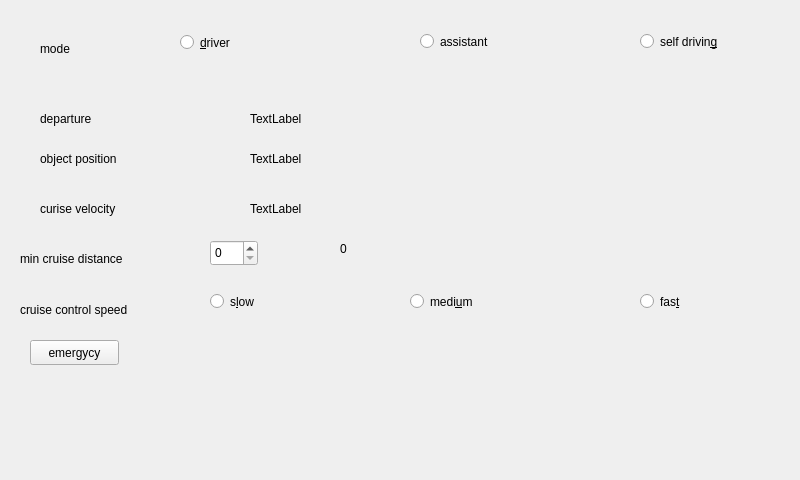
<?xml version="1.0" encoding="UTF-8"?>
<ui version="4.0">
 <class>Form</class>
 <widget class="QWidget" name="Form">
  <property name="geometry">
   <rect>
    <x>0</x>
    <y>0</y>
    <width>800</width>
    <height>480</height>
   </rect>
  </property>
  <property name="windowTitle">
   <string>Form</string>
  </property>
  <widget class="QRadioButton" name="rbdriver">
   <property name="geometry">
    <rect>
     <x>180</x>
     <y>32</y>
     <width>111</width>
     <height>21</height>
    </rect>
   </property>
   <property name="text">
    <string>&amp;driver</string>
   </property>
  </widget>
  <widget class="QRadioButton" name="rbassistant">
   <property name="geometry">
    <rect>
     <x>420</x>
     <y>30</y>
     <width>112</width>
     <height>23</height>
    </rect>
   </property>
   <property name="text">
    <string>assistant</string>
   </property>
  </widget>
  <widget class="QRadioButton" name="rbselfdriving">
   <property name="geometry">
    <rect>
     <x>640</x>
     <y>30</y>
     <width>112</width>
     <height>23</height>
    </rect>
   </property>
   <property name="text">
    <string>self drivin&amp;g</string>
   </property>
  </widget>
  <widget class="QLabel" name="lmincd">
   <property name="geometry">
    <rect>
     <x>20</x>
     <y>250</y>
     <width>131</width>
     <height>17</height>
    </rect>
   </property>
   <property name="text">
    <string>min cruise distance</string>
   </property>
  </widget>
  <widget class="QPushButton" name="emergency">
   <property name="geometry">
    <rect>
     <x>30</x>
     <y>340</y>
     <width>89</width>
     <height>25</height>
    </rect>
   </property>
   <property name="text">
    <string>emergycy</string>
   </property>
  </widget>
  <widget class="QRadioButton" name="rbslow">
   <property name="geometry">
    <rect>
     <x>210</x>
     <y>290</y>
     <width>112</width>
     <height>23</height>
    </rect>
   </property>
   <property name="text">
    <string>s&amp;low</string>
   </property>
  </widget>
  <widget class="QRadioButton" name="rbmedium">
   <property name="geometry">
    <rect>
     <x>410</x>
     <y>290</y>
     <width>112</width>
     <height>23</height>
    </rect>
   </property>
   <property name="text">
    <string>medi&amp;um</string>
   </property>
  </widget>
  <widget class="QRadioButton" name="rbfast">
   <property name="geometry">
    <rect>
     <x>640</x>
     <y>290</y>
     <width>112</width>
     <height>23</height>
    </rect>
   </property>
   <property name="text">
    <string>fas&amp;t</string>
   </property>
  </widget>
  <widget class="QSpinBox" name="spinBox">
   <property name="geometry">
    <rect>
     <x>210</x>
     <y>240</y>
     <width>48</width>
     <height>26</height>
    </rect>
   </property>
  </widget>
  <widget class="QLabel" name="ldeparture">
   <property name="geometry">
    <rect>
     <x>40</x>
     <y>110</y>
     <width>71</width>
     <height>17</height>
    </rect>
   </property>
   <property name="text">
    <string>departure</string>
   </property>
  </widget>
  <widget class="QLabel" name="lmode">
   <property name="geometry">
    <rect>
     <x>40</x>
     <y>40</y>
     <width>67</width>
     <height>17</height>
    </rect>
   </property>
   <property name="text">
    <string>mode</string>
   </property>
  </widget>
  <widget class="QLabel" name="lopjpos">
   <property name="geometry">
    <rect>
     <x>40</x>
     <y>150</y>
     <width>101</width>
     <height>17</height>
    </rect>
   </property>
   <property name="text">
    <string>object position</string>
   </property>
  </widget>
  <widget class="QLabel" name="lcv">
   <property name="geometry">
    <rect>
     <x>40</x>
     <y>200</y>
     <width>101</width>
     <height>17</height>
    </rect>
   </property>
   <property name="text">
    <string>curise velocity</string>
   </property>
  </widget>
  <widget class="QLabel" name="lccs">
   <property name="geometry">
    <rect>
     <x>20</x>
     <y>300</y>
     <width>141</width>
     <height>20</height>
    </rect>
   </property>
   <property name="text">
    <string>cruise control speed</string>
   </property>
  </widget>
  <widget class="QLabel" name="lr_departure">
   <property name="geometry">
    <rect>
     <x>250</x>
     <y>110</y>
     <width>67</width>
     <height>17</height>
    </rect>
   </property>
   <property name="text">
    <string>TextLabel</string>
   </property>
  </widget>
  <widget class="QLabel" name="lr_objpos">
   <property name="geometry">
    <rect>
     <x>250</x>
     <y>150</y>
     <width>67</width>
     <height>17</height>
    </rect>
   </property>
   <property name="text">
    <string>TextLabel</string>
   </property>
  </widget>
  <widget class="QLabel" name="label_8">
   <property name="geometry">
    <rect>
     <x>250</x>
     <y>200</y>
     <width>67</width>
     <height>17</height>
    </rect>
   </property>
   <property name="text">
    <string>TextLabel</string>
   </property>
  </widget>
  <widget class="QLabel" name="label">
   <property name="geometry">
    <rect>
     <x>340</x>
     <y>240</y>
     <width>67</width>
     <height>17</height>
    </rect>
   </property>
   <property name="text">
    <string>0</string>
   </property>
  </widget>
 </widget>
 <resources/>
 <connections>
  <connection>
   <sender>rbdriver</sender>
   <signal>clicked()</signal>
   <receiver>Form</receiver>
   <slot>driver()</slot>
   <hints>
    <hint type="sourcelabel">
     <x>242</x>
     <y>45</y>
    </hint>
    <hint type="destinationlabel">
     <x>251</x>
     <y>83</y>
    </hint>
   </hints>
  </connection>
  <connection>
   <sender>rbassistant</sender>
   <signal>clicked()</signal>
   <receiver>Form</receiver>
   <slot>assistant()</slot>
   <hints>
    <hint type="sourcelabel">
     <x>468</x>
     <y>51</y>
    </hint>
    <hint type="destinationlabel">
     <x>492</x>
     <y>75</y>
    </hint>
   </hints>
  </connection>
  <connection>
   <sender>rbselfdriving</sender>
   <signal>clicked()</signal>
   <receiver>Form</receiver>
   <slot>selfdriving()</slot>
   <hints>
    <hint type="sourcelabel">
     <x>700</x>
     <y>47</y>
    </hint>
    <hint type="destinationlabel">
     <x>707</x>
     <y>81</y>
    </hint>
   </hints>
  </connection>
  <connection>
   <sender>rbslow</sender>
   <signal>clicked()</signal>
   <receiver>Form</receiver>
   <slot>slow()</slot>
   <hints>
    <hint type="sourcelabel">
     <x>260</x>
     <y>303</y>
    </hint>
    <hint type="destinationlabel">
     <x>271</x>
     <y>330</y>
    </hint>
   </hints>
  </connection>
  <connection>
   <sender>rbmedium</sender>
   <signal>clicked()</signal>
   <receiver>Form</receiver>
   <slot>medium()</slot>
   <hints>
    <hint type="sourcelabel">
     <x>463</x>
     <y>307</y>
    </hint>
    <hint type="destinationlabel">
     <x>475</x>
     <y>374</y>
    </hint>
   </hints>
  </connection>
  <connection>
   <sender>rbfast</sender>
   <signal>clicked()</signal>
   <receiver>Form</receiver>
   <slot>fast()</slot>
   <hints>
    <hint type="sourcelabel">
     <x>687</x>
     <y>306</y>
    </hint>
    <hint type="destinationlabel">
     <x>673</x>
     <y>345</y>
    </hint>
   </hints>
  </connection>
  <connection>
   <sender>emergency</sender>
   <signal>clicked()</signal>
   <receiver>Form</receiver>
   <slot>emerg()</slot>
   <hints>
    <hint type="sourcelabel">
     <x>90</x>
     <y>356</y>
    </hint>
    <hint type="destinationlabel">
     <x>146</x>
     <y>418</y>
    </hint>
   </hints>
  </connection>
  <connection>
   <sender>spinBox</sender>
   <signal>valueChanged(int)</signal>
   <receiver>label</receiver>
   <slot>setNum(int)</slot>
   <hints>
    <hint type="sourcelabel">
     <x>229</x>
     <y>256</y>
    </hint>
    <hint type="destinationlabel">
     <x>355</x>
     <y>249</y>
    </hint>
   </hints>
  </connection>
  <connection>
   <sender>spinBox</sender>
   <signal>valueChanged(int)</signal>
   <receiver>Form</receiver>
   <slot>mmincd()</slot>
   <hints>
    <hint type="sourcelabel">
     <x>226</x>
     <y>258</y>
    </hint>
    <hint type="destinationlabel">
     <x>215</x>
     <y>203</y>
    </hint>
   </hints>
  </connection>
 </connections>
 <slots>
  <slot>mmincd()</slot>
 </slots>
</ui>
